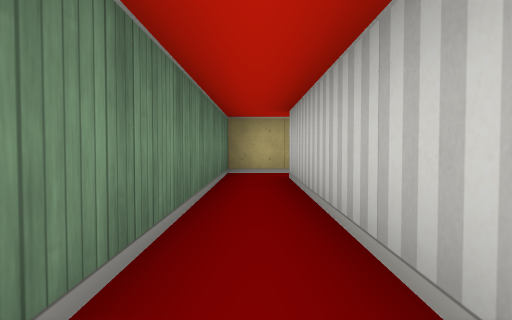
View 1 (above)

16 first-person views from a walk through a cub3D ray-caster map. The camera is about half as high as the walls, tilts 2° down and sees 70° across. The floor is counted in squares. Each view is taken from the middle of a square. On the plan, view 1 faces up. The plan holds only what a view shows up to about 9 squares ahead; the rest is blank.

View 2
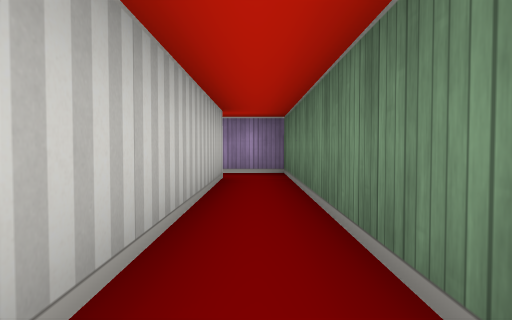

View 3
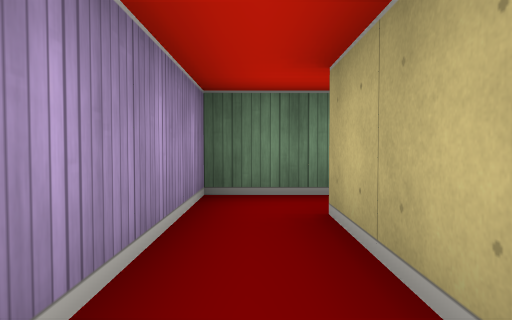

View 4
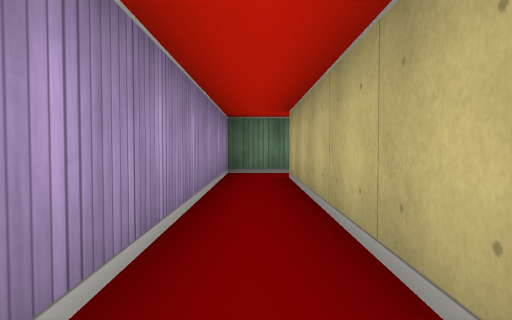

View 5
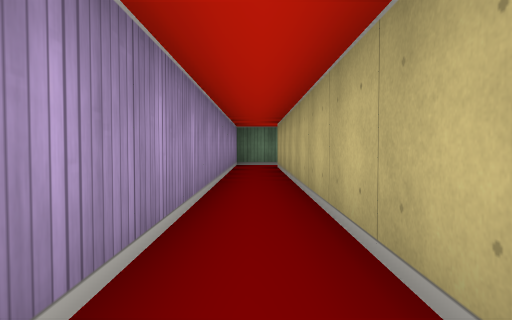

View 6
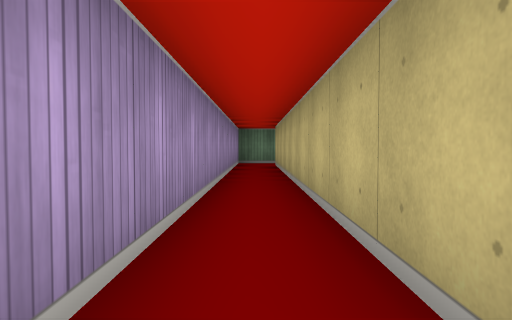

View 7
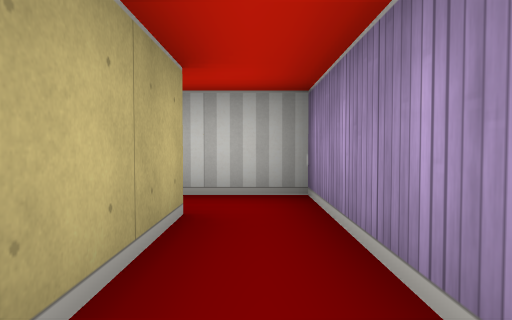

View 8
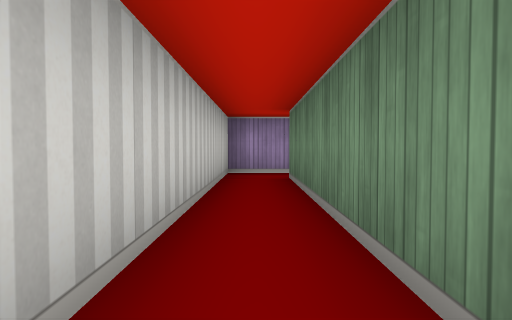

View 9
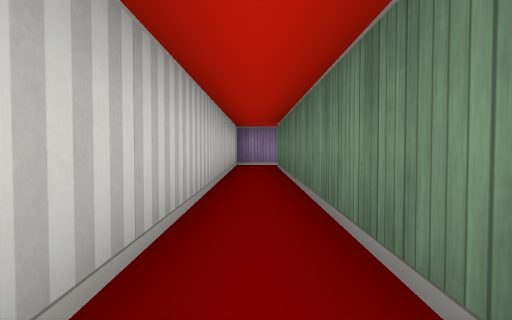

View 10
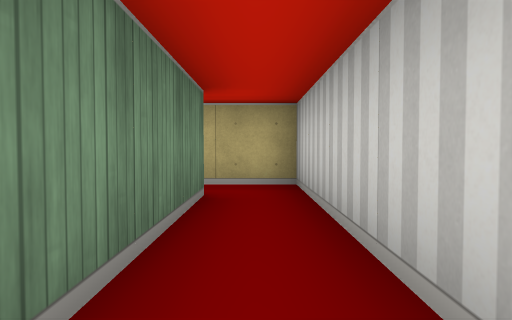

View 11
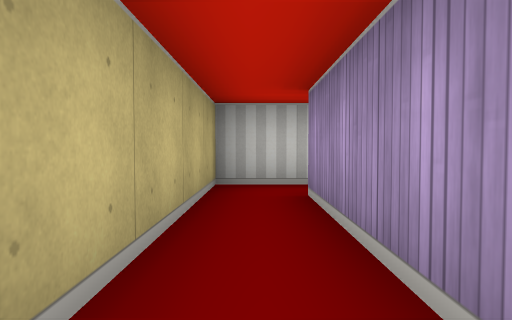

View 12
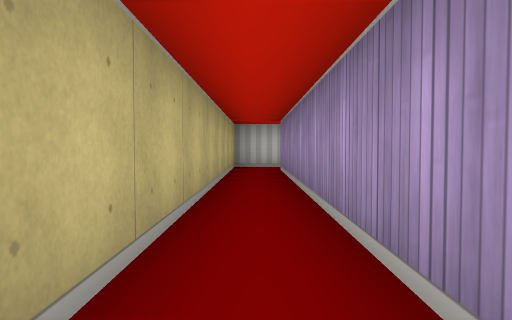

View 13
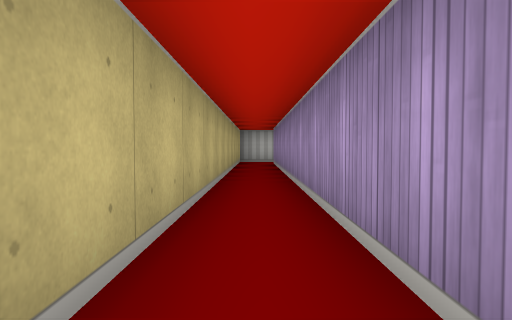

View 14
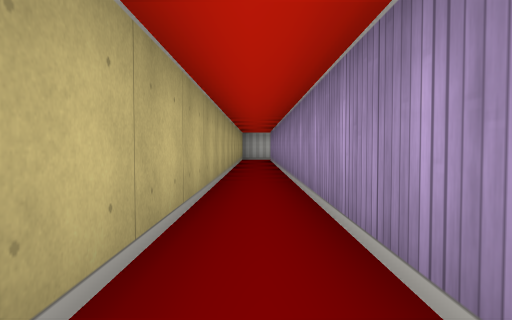

View 15
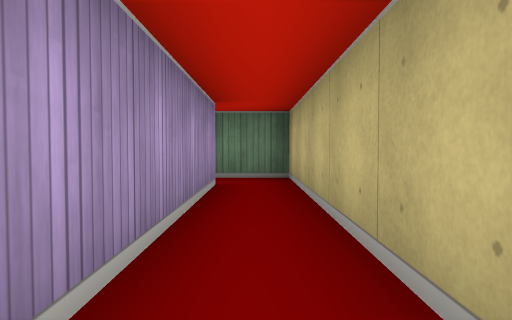

View 16
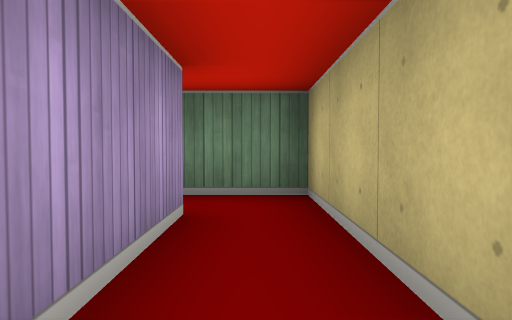

### Floor plan
Ten units are one square. View 1 is at (0, 0); x grows to the right and y downward. Boxes are objects, and circles mark ways between rooms. Rooms are numbered by the first view taken in them; rooms with no view inside come last. Other rooms are left out.
<svg viewBox="-55 -100 165 110">
<path fill="none" stroke="#000" d="M5 -5 5 -55M6 -65 -5 -65 -5 5 5 5M5 5 105 5 105 -85M95 -85 95 -5 5 -5M-45 -85 95 -85M105 -85 105 -95 -45 -95"/>
<circle cx="10" cy="0" r="3" fill="#2a7"/>
<circle cx="100" cy="-80" r="3" fill="#2a7"/>
<text x="0" y="-30">1</text>
<text x="70" y="0">2</text>
<text x="30" y="-90">3</text>
</svg>
Room 1 opens to room 2. Room 2 opens to room 3.

Where each view was taken, in squares from view 1:
view 1: 0 up, 0 right, facing up
view 2: 6 up, 0 right, facing down
view 3: 0 up, 3 right, facing left
view 4: 0 up, 6 right, facing left
view 5: 0 up, 9 right, facing left
view 6: 0 up, 10 right, facing left
view 7: 0 up, 7 right, facing right
view 8: 6 up, 10 right, facing down
view 9: 9 up, 10 right, facing down
view 10: 5 up, 10 right, facing up
view 11: 9 up, 6 right, facing right
view 12: 9 up, 2 right, facing right
view 13: 9 up, 1 left, facing right
view 14: 9 up, 3 left, facing right
view 15: 9 up, 0 right, facing left
view 16: 9 up, 2 left, facing left
